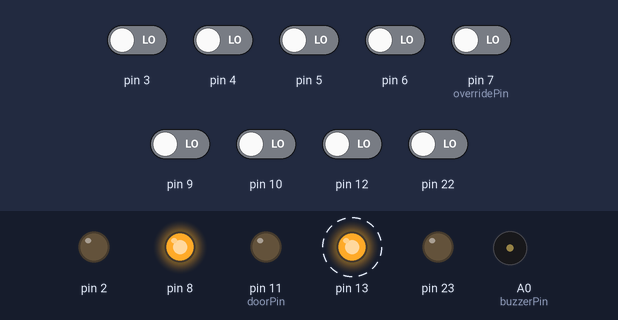
Recording of a program running on a simulated Arduino Nano, built with avr-gcc and run on an emulated ATmega328P. Parts: output pins drawn as LEDs (lit = HIGH), buzzer (waves = sounding). Dashed ring = blinking. Inputs (shaded band) come from the test bench; at power-on: pin 3–6, pin 7 (overridePin), pin 9, pin 10, pin 12, pin 22 LOW. What the program prints to the serial monitor is not drawn.

Above: at 1.2 s.
1.3 s: pin 7 (overridePin) driven HIGH
3.5 s: pin 7 (overridePin) driven LOW
6.5 s: pin 3 driven HIGH and pin 7 (overridePin) driven HIGH
Timing chart, 0 to 15.5 s (numbered marks = the images above; inputs shaded):
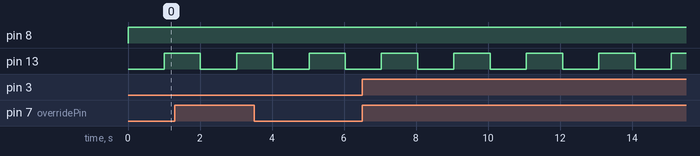

The program:

main.cpp
```cpp
#include <Arduino.h>

int lastLedMillis;
#define intervalLed  1000

#define LEDpin B00100000 //pin 13
#define buzzerPin A0
#define doorPin 11
#define overridePin 7
#define redStatusLed 2
#define greenStatusLed 8

#define interval 1000
#define delayTime 4000

#define frequencyOpened 10000
#define soundTimeOpened 1500
#define soundTimeClosed 400
#define frequencyClosed 1200

unsigned long lastMillisOpened = millis();
unsigned long lastMillis = millis();

bool overrideState;
bool outputTone;

unsigned long previousMillisBeep = millis();

int count;

void TripleBeepSound()
{
  if (outputTone)
  {
    if (millis() - previousMillisBeep >= interval)
    {
      previousMillisBeep = millis();
      noTone(buzzerPin);
      count++;
      outputTone = false;
    }
  }
  else
  {
    if (millis() - previousMillisBeep >= interval)
    {
      previousMillisBeep = millis();
      tone(buzzerPin, frequencyOpened, soundTimeOpened);
      outputTone = true;
    }
  }
}

void DoorOpened()
{
  if (millis() - lastMillisOpened > delayTime)
  {
    if (!overrideState)
    {
      Serial.println("Alarm Triggert!");
      if (millis() - lastMillis > interval)
      {
        if (count < 5)
        {
          TripleBeepSound();
        }
        else
        {
          tone(buzzerPin, frequencyOpened, soundTimeOpened);
        }

        PORTB &= ~B00000001;
        PORTD |=  B00000100;
        lastMillis = millis();
      }
    }
  }
}

void DoorClosed()
{
  lastMillisOpened = millis();
  noTone(buzzerPin);
  overrideState = false;
  PORTD &= ~B00000100;
  PORTB |=  B00000001;
  count = 0;
}

void setup()
{
  count = 0;
  lastLedMillis = 0;
  overrideState = false;
  Serial.begin(9600);
  //Select pin mode with DDR
  DDRB |= B10101001; //green LED and build in led and door and override
  DDRD |= B00000100; //red LED
  DDRC |= B00000001; //set buzzer


  tone(buzzerPin, 15000, 1000);
  Serial.println("Setup Complete!");
  lastLedMillis = millis();
  outputTone = true;
}

void loop()
{
  if (millis() - lastLedMillis > intervalLed)
  {
    PORTB ^= LEDpin;
    lastLedMillis = millis();
  }

  int overrideStatus = (PIND & B10000000) >> 7;
  int doorStatus = (PINB & B00001000) >> 3;

  if (overrideStatus)
  {
    Serial.println("Override!");
    overrideState = true;
    noTone(buzzerPin);
  }
  else if (doorStatus)
  {
    Serial.println("Door Opened!");
    DoorOpened();
  }
  else if (!doorStatus)
  {
    Serial.println("Door Closed!");
    DoorClosed();
  }
}
```

Measured:
- by itself, pin 13: alternates HIGH for 1.0 s and LOW for 1.0 s
